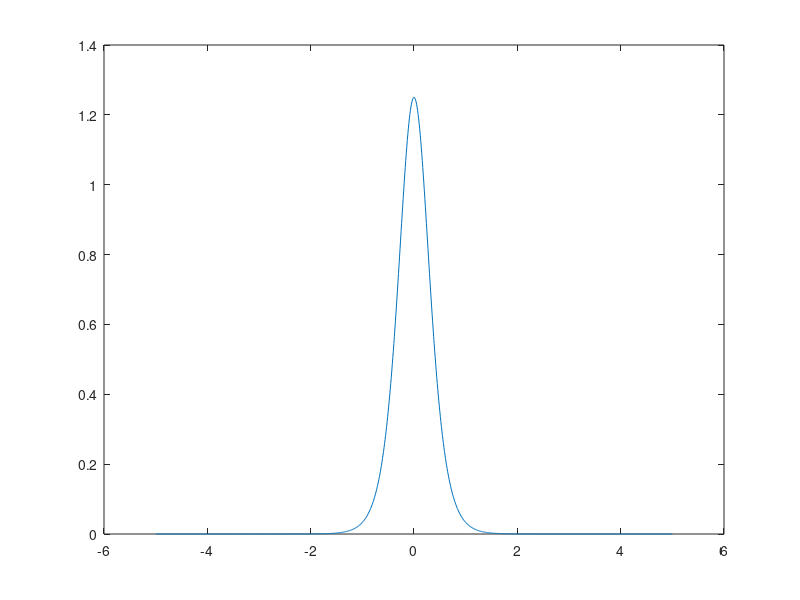

This figure's MATLAB source:
% demo_logistic_distribution.m
% ------------------------------
% Author: Jesse Chen
% Reference: charpter 6.1, page 77, Lihang's book.

% define logistic distribution and it's PDF.
% x can be vector or scalar, but mu and gamma should be scalars.
logistic_distribution = @(x, mu, gamma)(1.0./(1 + exp(-(x - mu)/gamma)));

logistic_pdf = @(x, mu, gamma)(exp(-(x - mu)/gamma)./(gamma*(1 + exp(-(x - mu)/gamma)).^2));

figure; 
x = -5:0.01:5;
plot(x, logistic_pdf(x, 0, 0.2));